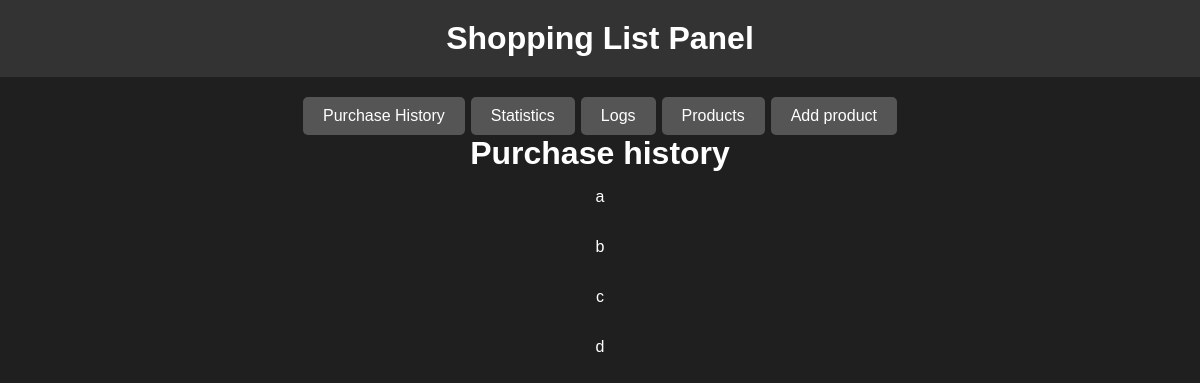
Page /purchase-history on the committed database.
### db.py (models this page shows, shortened)
class History(db.Model):
    id = db.Column(db.Integer, primary_key=True)
    name = db.Column(db.String, nullable=False)
    url = db.Column(db.String, nullable=False)

### app.py (the view)
@app.route('/purchase-history')
def purchase_history():
    items = History.query.all()
    return render_template('purchase_history.html', items=items)

### templates/purchase_history.html
{% extends 'base.html' %}
{% block body %}
<div class="container mt-5">
    <h1>Purchase history</h1>
    {% if items|length > 0 %}
        {% for el in items %}
        <div class="alert alert-info">
            <p>{{ el.name }} {{ el.url }}</p>
        </div>
        {% endfor %}
    {% else %}
        <p>No history</p>
    {% endif %}
</div>
{% endblock %}

### templates/base.html (style rules this page uses)
body { background-color: #1f1f1f; color: #fff; font-family: Verdana, Geneva, Tahoma, sans-serif; margin: 0; padding: 0; }
h1 { margin: 0; }
.container { display: flex; flex-direction: column; align-items: center; justify-content: flex-start; min-height: 100vh; }

### rows in the picture
History: name "a"
History: name "b"
History: name "c"
History: name "d"
